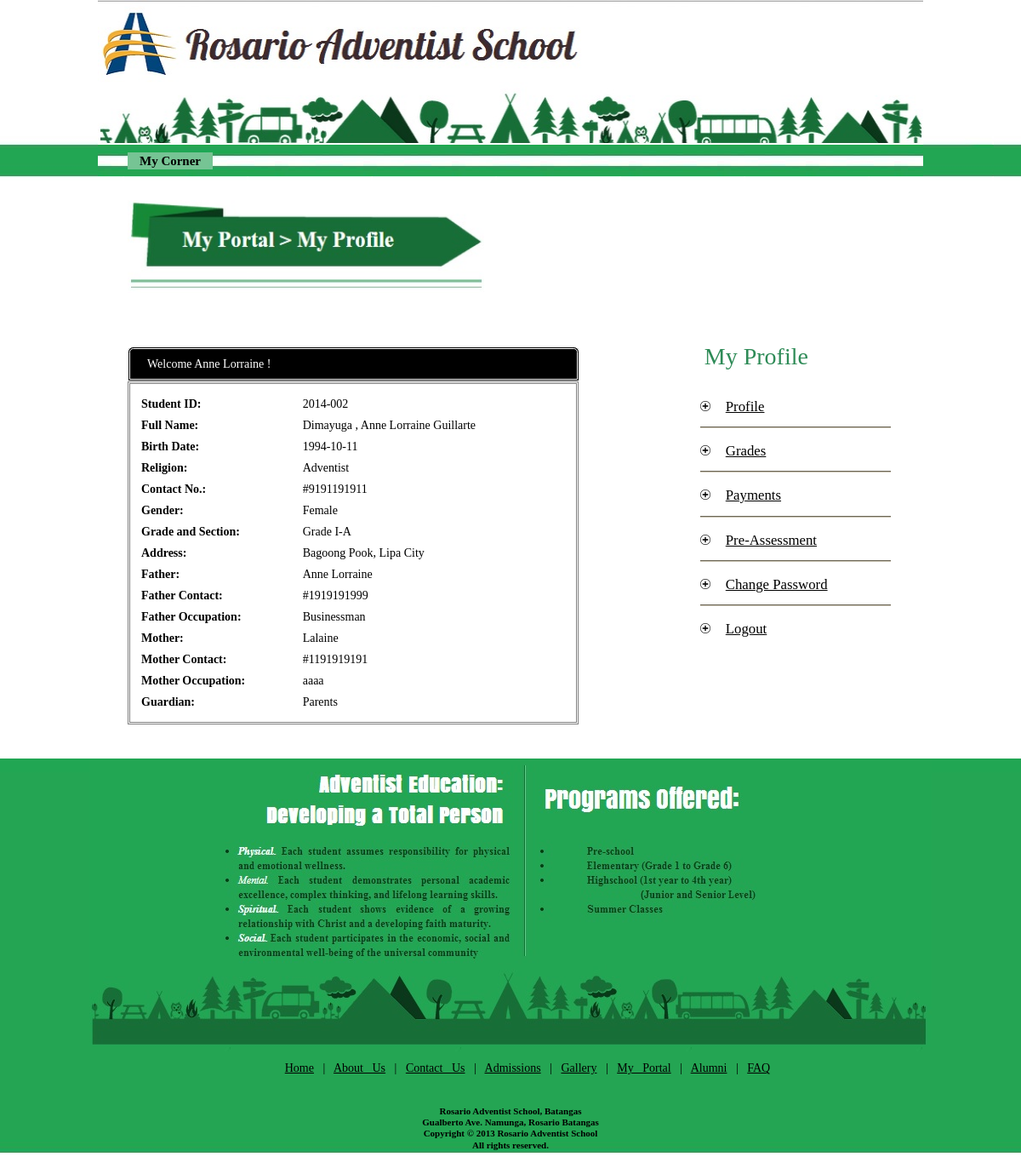
Page /RASOnline/myportal_studentsprofile.php?studentid=2014-002 on the committed database.
### tables this page shows
CREATE TABLE IF NOT EXISTS `tblstudents` (
  `studentid` varchar(30) NOT NULL,
  `st_lname` varchar(20) NOT NULL,
  `st_fname` varchar(20) NOT NULL,
  `st_mname` varchar(20) NOT NULL,
  `st_type` varchar(20) NOT NULL,
  `st_bdate` date NOT NULL,
  `st_gender` varchar(15) NOT NULL,
  `st_religion` varchar(30) NOT NULL,
  `st_address` varchar(50) NOT NULL,
  `st_contactno` bigint(11) NOT NULL,
  `fa_name` varchar(20) NOT NULL,
  `fa_contactno` bigint(11) DEFAULT NULL,
  `fa_occupation` varchar(30) DEFAULT NULL,
  `mo_name` varchar(20) NOT NULL,
  `mo_contactno` bigint(11) DEFAULT NULL,
  `mo_occupation` varchar(30) DEFAULT NULL,
  `st_registration` date DEFAULT NULL,
  `gua_name` varchar(30) NOT NULL,
  `gua_relationship` varchar(30) NOT NULL,
  `gua_contactno` bigint(11) NOT NULL,
  PRIMARY KEY (`studentid`)
);

CREATE TABLE IF NOT EXISTS `tblstudentyear` (
  `studentschoolyear` varchar(30) NOT NULL,
  `studentid` varchar(30) DEFAULT NULL,
  `studentstatus` varchar(20) DEFAULT NULL,
  `schoolyearid` varchar(5) DEFAULT NULL,
  `assessedid` int(11) DEFAULT NULL,
  PRIMARY KEY (`studentschoolyear`),
  KEY `studentid` (`studentid`),
  KEY `schoolyearid` (`schoolyearid`)
);

CREATE TABLE IF NOT EXISTS `tblyearlevel` (
  `yearlevelcode` varchar(30) NOT NULL,
  `yearlevelname` varchar(30) DEFAULT NULL,
  `yearorder` int(11) DEFAULT NULL,
  `yeargrade` varchar(30) DEFAULT NULL,
  `Implemented` varchar(5) NOT NULL,
  PRIMARY KEY (`yearlevelcode`)
);

CREATE TABLE IF NOT EXISTS `tblyearlevelsections` (
  `yearlevelsectioncode` varchar(40) NOT NULL,
  `yearlevelcode` varchar(30) DEFAULT NULL,
  `sectioncode` varchar(30) DEFAULT NULL,
  `sectionorder` int(11) DEFAULT NULL,
  `sectionmaximum` int(11) DEFAULT NULL,
  `adviserid` varchar(25) DEFAULT NULL,
  PRIMARY KEY (`yearlevelsectioncode`),
  KEY `yearlevelcode` (`yearlevelcode`),
  KEY `sectioncode` (`sectioncode`),
  KEY `teacherid` (`adviserid`)
);

### RASOnline/myportal_studentsprofile.php (the view, shortened to what this page needs)
<!DOCTYPE html PUBLIC "-//W3C//DTD XHTML 1.0 Transitional//EN" "http://www.w3.org/TR/xhtml1/DTD/xhtml1-transitional.dtd">
<html xmlns="http://www.w3.org/1999/xhtml">
<head>
</head>
<link href="templatemo_style.css" rel="stylesheet" type="text/css" />
</head>
<body style ="background-image: url(RASpics/bodybg.jpg)";>
<form method='POST'>
<div id="templatemo_wrapper">
    <div id="templatemo_header">
		<img src="RASpics/banner.jpg" width='970' height='170'/>
		    <div id="templatemo_menu">
            <ul>
                <li ><a href="myportal_login.php" class="current" style= "width:100px;">My Corner</a></li>
          	</ul>
        </div>
  </div>
    <div id="templatemo_main" style="height:100px;">
			<img src="RASpics/myportalprofile_indicator.jpg" width='419' height='109'/>
				<br></br>
				<br></br>
			<div id="templatemo_content" style="text-indent:30px;">
				<?php
				$studentid = $_GET['studentid'];
				$s = mysql_query("SELECT * FROM tblStudents,tblStudentYear,tblStudentSections,tblYearLevelSections,tblStudentYearLevel,
				tblYearLevel WHERE tblStudents.studentid = '$studentid' AND
				tblStudents.studentid=tblStudentYear.studentid AND
				tblStudentYearLevel.studentschoolyear=tblStudentYear.studentschoolyear AND
				tblYearLevelSections.yearlevelsectioncode=tblStudentSections.yearlevelsectioncode AND
				tblYearLevelSections.yearlevelcode=tblYearLevel.yearlevelcode
				AND tblStudentYearLevel.yearlevelcode=tblYearLevel.yearlevelcode HAVING MAX(tblStudentYear.schoolyearid)");
				while($ss = mysql_fetch_array($s))
				{
				$studentid=$ss['studentid']
				?>
				<div style="padding-top:7px;
							padding-bottom:7px;
							text-indent:20px;
							background:#000;
							color:#fff;
							border-radius:5pt 5pt 0pt 0pt;
							border-style: double;
							width:525px;">Welcome <?php echo $ss['st_fname']?> !</div>
				<table style="border-style:double;
							padding:10px;
							width:530px;
							height:300px;">
					<tr>
					<td><b>Student ID: </b></td>
					<td><?php echo $ss['studentid']?></td>
					</tr>
					<tr>
					<td><b>Full Name:</b> </td>
					<td><?php echo $ss['st_lname']?>
						,
						<?php echo $ss['st_fname']?>
						<?php echo $ss['st_mname']?></td>
					</tr>
					<tr>
					<td><b>Birth Date:</b> </td>
					<td><?php echo $ss['st_bdate']?></td>
					</tr>
					<tr>
					<td><b>Religion:</b> </td>
					<td><?php echo $ss['st_religion']?></td>
					<tr>
					<td><b>Contact No.: </b></td>
					<td>#<?php echo $ss['st_contactno']?></td>
					</tr>
					<tr>
					<td><b>Gender: </b></td>
					<td><?php echo $ss['st_gender']?></td>
					</tr>
					<tr>
					<td><b>Grade and Section: </b> </td>
					<td><?php echo $ss['yearlevelname']."-".$ss['sectioncode']?></td>
					</tr>
					<tr>
					<td><b>Address: </b></td>
					<td><?php echo $ss['st_address']?></td>
					</tr>
					<tr>
					<td><b>Father: </b></td>
					<td><?php echo $ss['st_fname']?></td>
					</tr>
					<tr>
					<td><b>Father Contact: </b></td>
					<td>#<?php echo $ss['fa_contactno']?></td>
					</tr>
					<tr>
					<td><b>Father Occupation: </b></td>
					<td><?php echo $ss['fa_occupation']?></td>
					</tr>
					<tr>
					<td><b>Mother: </b> </td>
					<td><?php echo $ss['mo_name']?></td>
					</tr>
					<tr>
					<td><b>Mother Contact: </b> </td>
					<td>#<?php echo $ss['mo_contactno']?></td>
					</tr>
					<tr>
					<td><b>Mother Occupation: </b> </td>
					<td><?php echo $ss['mo_occupation']?></td>
					</tr>
					<?php if($ss['gua_name']=="")
					{
					?><tr>
					<td><b>Guardian: </b> </td><td>Parents</td></tr>
					<?php
					}?>
					</tr>
				</table>
				<?php
				}
				?>
				</div>
		</div>
			<div id="templatemo_sidebar" style="
									float:right;
									margin-top:-40px;
									text-indent:5px;">
            <h2 style="margin:1cm;color: #2E8B57;">My Profile</h2>
            <ul class="templatemo_list" style="margin:0.5cm 1cm 1cm 1cm;">
                 <li><a href='myportal_studentsprofile.php?studentid=<?php echo "$studentid" ?>'><u><big>Profile</u></big></a></li>
				 <div class="cleaner_h20 horizon_divider" style="margin-top:-0.6cm;"></div><div class="cleaner_h20"></div>
				 <li><a href='myportal_studentsgrades.php?studentid=<?php echo "$studentid" ?>'><u><big>Grades</u></big></a></li>
				 <div class="cleaner_h20 horizon_divider" style="margin-top:-0.6cm;"></div><div class="cleaner_h20"></div>
				 <li><a href='myportal_studentspayments.php?studentid=<?php echo "$studentid" ?>'><u><big>Payments</u></big></a></li>
				 <div class="cleaner_h20 horizon_divider" style="margin-top:-0.6cm;"></div><div class="cleaner_h20"></div>
				 <li><a href='myportal_studentspreassess.php?studentid=<?php echo "$studentid" ?>'><u><big>Pre-Assessment</u></big></a></li>
				 <div class="cleaner_h20 horizon_divider" style="margin-top:-0.6cm;"></div><div class="cleaner_h20"></div>
				<li style="width:200px;color=black;"><a href='myportal_settings.php?studentid=<?php echo "$studentid" ?>'><u><big>Change Password</u></a></li>
				<div class="cleaner_h20 horizon_divider" style="margin-top:-0.6cm;"></div><div class="cleaner_h20"></div>
				<li><a href="myportal_logout.php"><u>Logout</big></u></a></li>
            </ul>
        </div>
    </div>
            <div class="cleaner_h40"></div>
<div id="templatemo_footer_wrapper">
	<center><img src="RASpics/footer_details.jpg" width='990' height='339'/>
	        <ul>
                <a href="index.php" class="current">Home</a>
               | <a href="about.php">About Us</a>
               | <a href="contactus.php">Contact Us</a>
               | <a href="admissions.php">Admissions</a>
               | <a href="gallery.php">Gallery</a>
			   | <a href="myportal.php">My Portal</a>
			   | <a href="alumni.php">Alumni</a>
			   | <a href="faq.php">FAQ</a>
          	</ul>
	</center>
     <div id="templatemo_footer" style="font-size:11px; line-height: 120%; word-spacing: 0px;">
		<b>Rosario Adventist School, Batangas
		<br>
		Gualberto Ave. Namunga, Rosario Batangas
		<br>
		Copyright © 2013 Rosario Adventist School
		<br>
		All rights reserved.</b>
    </div> </style>
</div>
</form>
</body>
</html>

### RASOnline/templatemo_style.css (style rules this page uses)
body { margin: 0px; padding: 0px; color: #000; font-family: "Times New Roman"; font-size: 14px; line-height:1.5em; background-image: url(RASpics/bg.jpg); }
a, a:link, a:visited { color: #000000; text-decoration: underline; }
img { border: none; }
h2 { font-size: 28px; font-weight: normal; line-height: 28px; margin: 0 0 30px 0; padding: 0; color: #000; }
.cleaner_h20 { clear: both; width:100%; height: 20px; }
.cleaner_h40 { clear: both; width:100%; height: 40px; }
.horizon_divider { background: url(picture/templatemo_hor_divider.jpg) repeat-x bottom; }
.templatemo_list { margin: 20px 0; padding: 0; list-style: none; }
.templatemo_list li { background: transparent url(picture/templatemo_list.png) no-repeat scroll 0 0px; margin:0 0 20px; padding:0 0 0 25px; line-height: 1em; }
.templatemo_list li a { text-decoration: none; }
#templatemo_wrapper { width: 970px; padding: 0 10px; margin: 0 auto; }
#templatemo_header { width: 970px; height: 200px; }
#templatemo_menu { width: 960px; height: 50px; padding: 9px 5px 0; background: url(RASpics/menu.jpg) repeat-x; }
#templatemo_menu ul { margin: 0; padding: 0 30px; list-style: none; }
#templatemo_menu ul li { padding: 0px; margin: 0px; display: inline; }
#templatemo_menu ul li a { float: left; display: block; width: 110px; height: 20px; padding: 0px 0 0 0; margin: 0 0px 0 0 ; font-size: 15px; text-align: center; text-decoration: none; font-weight: bold; outline: none; border: none; }
#templatemo_menu ul li a:hover, #templatemo_menu ul li .current { background: url(RASpics/hover.jpg) no-repeat; }
#templatemo_main { clear: both; width: 900px; padding: 35px; }
#templatemo_content { float: left; width: 280px; }
#templatemo_sidebar { float: right; width: 300px; }
#templatemo_footer_wrapper { width: 100%; height: 50%; background: url(RASpics/footerbg.jpg) repeat-x; word-spacing: 7px; }
#templatemo_footer { width: 900px; margin: 0 auto; padding: 20px 35px; text-align: center; color: #00000; }

### rows in the picture
tblstudents: st_fname "Anne Lorraine", tblstudentyear.studentid "2014-002", st_lname "Dimayuga", st_mname "Guillarte", st_bdate "1994-10-11", st_religion "Adventist", st_contactno "9191191911", st_gender "Female", tblyearlevel.yearlevelname "Grade I", tblyearlevelsections.sectioncode "A", st_address "Bagoong Pook, Lipa City", fa_contactno "1919191999", fa_occupation "Businessman", mo_name "Lalaine", mo_contactno "1191919191", mo_occupation "aaaa", shows "Guardian:", gua_name "Parents"
